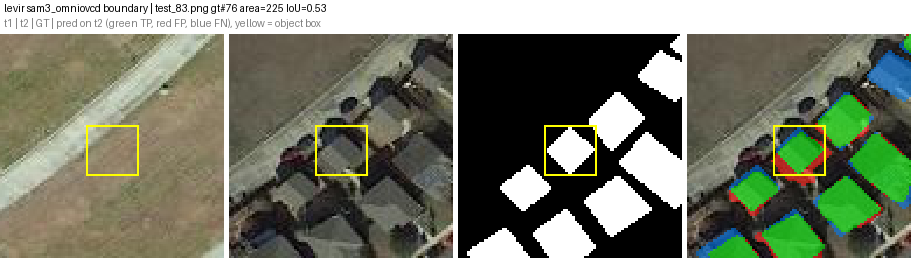
#> input picture figures/exp1_vis/levir/sam3_omniovcd/boundary_0.png, 911 x 258 px, found by its file name; its folder holds 4 pictures in this run
$ python build_sam3_change.py --dataset levir
#> lines starting #> are read from the running program, lines starting #| are printed output that depends on the picture
### code/probe/common.py
"""Shared paths, data loading and object matching for the CD_1016 probe experiments.

Task definition: doc/change_dection_agent.md. Only numpy/PIL here so the module can be
imported from both the SAM3 environment and the analysis environment.
"""
from __future__ import annotations

import json
from pathlib import Path

import numpy as np
from PIL import Image

WORKSPACE = Path("/guisongxia01/pangchao/wangyihan")
OUT = WORKSPACE / "Chang-Agent/outputs/CD_1016_probe"
PRED = OUT / "preds"

LIM1 = WORKSPACE / "datasets/lim1"
# dirs = (t1 folder, t2 folder, binary change label folder); prefix selects the split.
# task: "building" (building-change datasets) or "general" (any land-cover change); it selects
# the MLLM prompt in experiment 3.
DATASETS = {
    "levir": {
        "root": WORKSPACE / "datasets/LEVIR-CD/test_original", "dirs": ("A", "B", "label"), "prefix": "",
        "schanger": "levir", "task": "building",
        "detectors": ("schanger_small", "schanger_base", "sam3_omniovcd"),
    },
    "whu": {
        "root": LIM1 / "WHU-CD/test", "dirs": ("A", "B", "label"), "prefix": "",
        "schanger": "whu", "task": "building",
        "detectors": ("schanger_small", "schanger_base", "sam3_omniovcd"),
        # Per-date building labels: decide new vs demolished for the SAM3 oracle.
        "sem1": LIM1 / "WHU-CD/slabel1", "sem2": LIM1 / "WHU-CD/slabel2",
    },
    "sysu": {
        "root": LIM1 / "SYSU-CD", "dirs": ("img1", "img2", "label_unch0chi255"), "prefix": "test_",
        "schanger": "sysu", "task": "general",
        "detectors": ("schanger_small", "schanger_base"),
    },
    "second": {
        "root": LIM1 / "SECOND", "dirs": ("img1", "img2", "label_unch0chi255"), "prefix": "test_",
        "task": "general", "detectors": ("mambascd_base",),
        # Per-date land-cover classes inside changed pixels (0 = no change): GT objects are
        # split by (t1 class, t2 class) transition before taking connected components.
        "class1": LIM1 / "SECOND/slabel1", "class2": LIM1 / "SECOND/slabel2",
        "classes": {1: "low vegetation", 2: "non-vegetated surface", 3: "tree", 4: "water",
                    5: "building", 6: "playground"},
    },
}
DATASETS["second_cv"] = {**DATASETS["second"], "prefix": "train_"}
DATASETS["second_scannet"] = {**DATASETS["second"], "detectors": ("scannet",)}
RS_DATASETS = Path("/guisongxia01/pangchao/haoxiangyu/rs_datasets")
for dataset, folder, classes in (
    ("lsscd", "lsSCD", {0: "Unknown", 1: "Bareland", 2: "Rangeland", 3: "Developed space",
                       4: "Road", 5: "Tree", 6: "Water", 7: "Agriculture land", 8: "Building"}),
    ("scscd7", "SCSCD7", {0: "Bareland", 1: "Water", 2: "Building", 3: "Structure",
                         4: "Farmland", 5: "Vegetation", 6: "Road"}),
):
    DATASETS[dataset] = {
        "root": RS_DATASETS / folder, "dirs": ("img1", "img2", "label_unch0chi255"),
        "prefix": "test_", "task": "general", "detectors": ("mambascd_base",),
        "class1": RS_DATASETS / folder / "slabel1", "class2": RS_DATASETS / folder / "slabel2",
        "classes": classes,
    }

# Used only to estimate train object geometry, never to train a transfer detector.
# Keep LEVIR/WHU test registrations and their label semantics unchanged.
TRAIN_DATASETS = {
    "levir": {**DATASETS["levir"], "root": WORKSPACE / "datasets/LEVIR-CD/train_original"},
    "whu": {**DATASETS["whu"], "root": LIM1 / "WHU-CD",
            "dirs": ("img1", "img2", "label_unch0chi255"), "prefix": "train_"},
    **{d: {**DATASETS[d], "prefix": "train_"} for d in ("lsscd", "scscd7")},
}
DETECTORS = ("schanger_small", "schanger_base", "sam3_omniovcd")   # LEVIR/WHU set
PROB_DETECTORS = ("schanger_small", "schanger_base", "mambascd_base", "scannet")
AREA_BUCKETS = ((0, 100, "<100"), (100, 1000, "100-1000"), (1000, None, ">1000"))
DISPLAY = {"levir": "LEVIR-CD", "whu": "WHU-CD", "sysu": "SYSU-CD", "second": "SECOND",
           "second_cv": "SECOND train (cross-fitted)", "second_scannet": "SECOND (SCanNet)",
           "lsscd": "lsSCD", "scscd7": "SCSCD7"}


def detectors(dataset: str) -> tuple[str, ...]:
    return DATASETS[dataset]["detectors"]


def names(dataset: str) -> list[str]:
    spec = DATASETS[dataset]
    return sorted(p.name for p in (spec["root"] / spec["dirs"][0]).glob(spec["prefix"] + "*.png"))


# [4 lines left out: function load_rgb, not called in this run]


def load_label(dataset: str, name: str) -> np.ndarray:
    spec = DATASETS[dataset]
    return np.asarray(Image.open(spec["root"] / spec["dirs"][2] / name)) > 127


# [21 lines left out: functions load_semantic, load_classes, load_pred, not called in this run]


def load_prob(dataset: str, detector: str, name: str) -> np.ndarray:
    return np.load(PRED / dataset / detector / "prob" / (Path(name).stem + ".npy")).astype(np.float32)


def save_mask(path: Path, mask: np.ndarray) -> None:
    path.parent.mkdir(parents=True, exist_ok=True)
    Image.fromarray(np.asarray(mask, dtype=np.uint8) * 255).save(path)


def write_json(path: Path, value) -> None:
    path.parent.mkdir(parents=True, exist_ok=True)
    path.write_text(json.dumps(value, indent=2, ensure_ascii=False) + "\n", encoding="utf-8")


# [13 lines left out: functions pixel_metrics, area_bucket, not called in this run]

### code/probe/build_sam3_change.py
"""Zero-shot baseline, step 2: OmniOVCD overlap-presence matching on stitched SAM3 masks.

Same rule as change_agent/adapters/omniovcd_adapter.py (MaskPairProcessor, mode
overlap_presence, threshold 0.25): an 8-connected building instance on one date is
unchanged if at least 25% of its area is covered by any instance on the other date;
unmatched instances from both dates form the change mask. Uses scipy for speed.
"""
from __future__ import annotations

import argparse

import numpy as np
from PIL import Image
from scipy import ndimage

from common import DATASETS, PRED, load_label, names, pixel_metrics, save_mask, write_json

STRUCTURE = np.ones((3, 3), bool)
THRESHOLD = 0.25


def unmatched(labels: np.ndarray, count: int, other: np.ndarray) -> np.ndarray:
    if count == 0:
        return np.zeros(labels.shape, bool)
    index = np.arange(1, count + 1)
    area = ndimage.sum_labels(np.ones(labels.shape), labels, index)
    covered = ndimage.sum_labels(other, labels, index)
    keep = np.zeros(count + 1, bool)
    keep[1:] = covered / area < THRESHOLD
    return keep[labels]


def main():
    parser = argparse.ArgumentParser()
    parser.add_argument("--dataset", choices=tuple(DATASETS), required=True)
    args = parser.parse_args()
    base = PRED / args.dataset / "sam3_omniovcd"
    counts = np.zeros(3, np.int64)
    items = names(args.dataset)
    for name in items:
        m1 = np.asarray(Image.open(base / "t1_mask" / name)) > 0
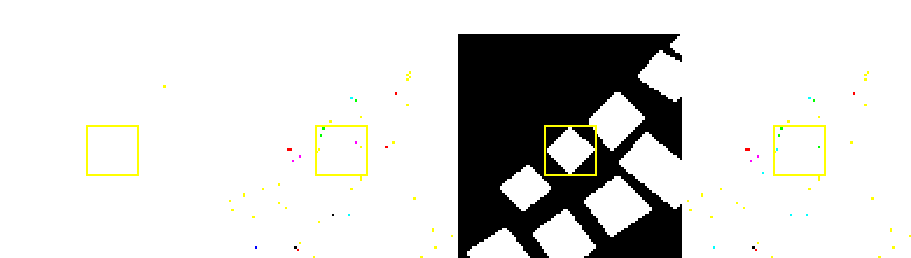
#> m1: shape (258, 911, 3) bool; mean R, G, B 0.847, 0.847, 0.839
        m2 = np.asarray(Image.open(base / "t2_mask" / name)) > 0
#> (the run stopped early here; a loop or call above may not have finished)

$ run again, on figures/exp1_vis/levir/sam3_omniovcd/boundary_4.png
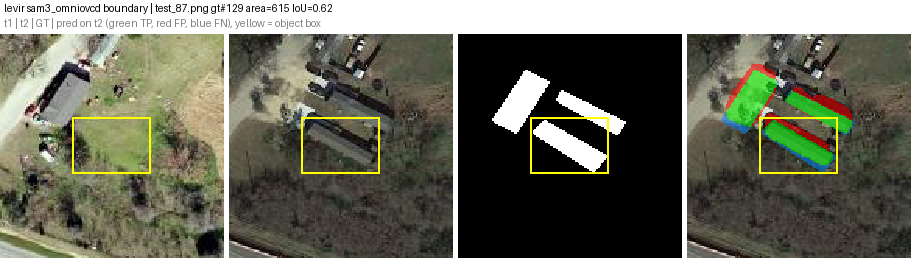
#> input picture figures/exp1_vis/levir/sam3_omniovcd/boundary_4.png, 911 x 258 px, found by its file name
#> in main, `m1 = np.asarray(Image.open(base / "t1_mask" / name)) > 0`:
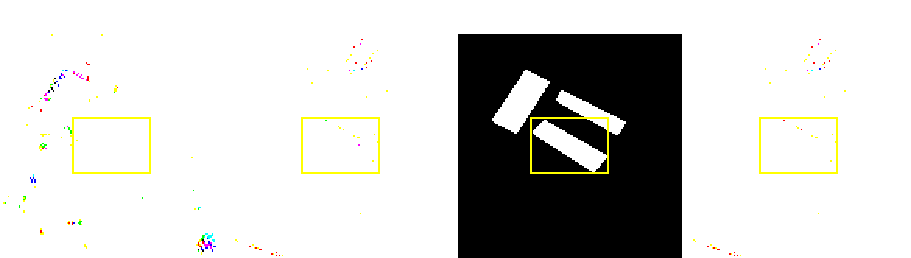
#> m1: shape (258, 911, 3) bool; mean R, G, B 0.806, 0.805, 0.795

$ run again, on figures/exp1_vis/levir/sam3_omniovcd/fp_0.png
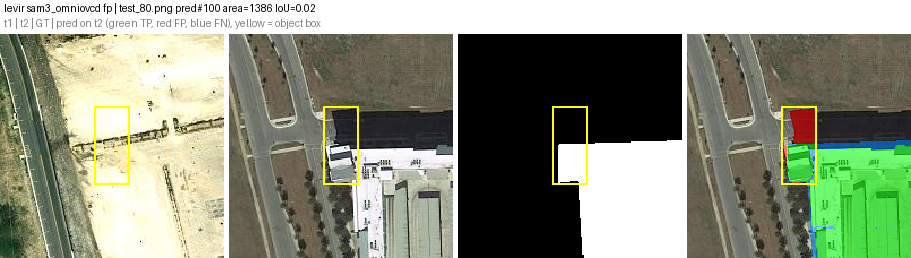
#> input picture figures/exp1_vis/levir/sam3_omniovcd/fp_0.png, 911 x 258 px, found by its file name
#> in main, `m1 = np.asarray(Image.open(base / "t1_mask" / name)) > 0`:
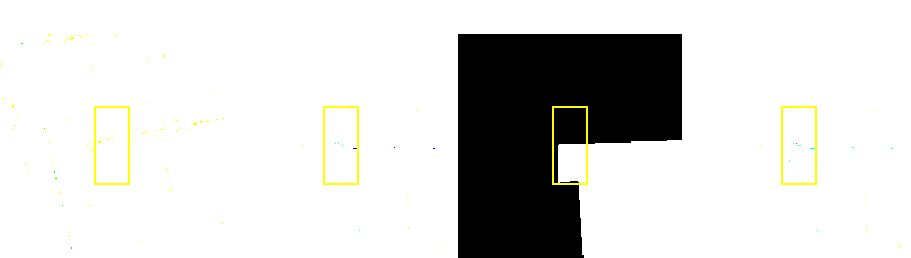
#> m1: shape (258, 911, 3) bool; mean R, G, B 0.842, 0.842, 0.833

$ run again, on figures/exp1_vis/levir/sam3_omniovcd/fp_1.png
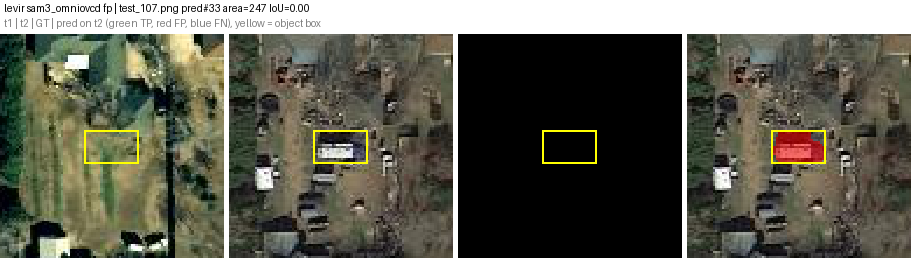
#> input picture figures/exp1_vis/levir/sam3_omniovcd/fp_1.png, 911 x 258 px, found by its file name
#> in main, `m1 = np.asarray(Image.open(base / "t1_mask" / name)) > 0`:
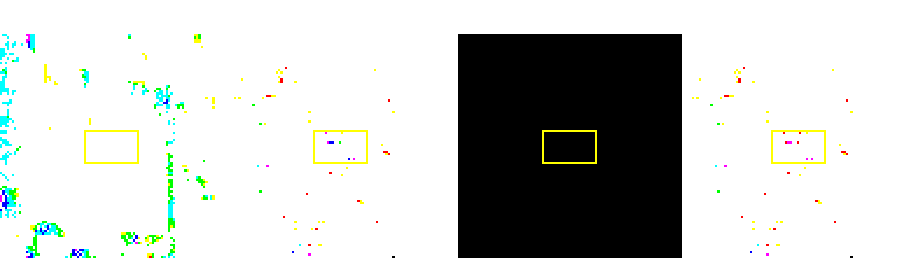
#> m1: shape (258, 911, 3) bool; mean R, G, B 0.775, 0.785, 0.773
